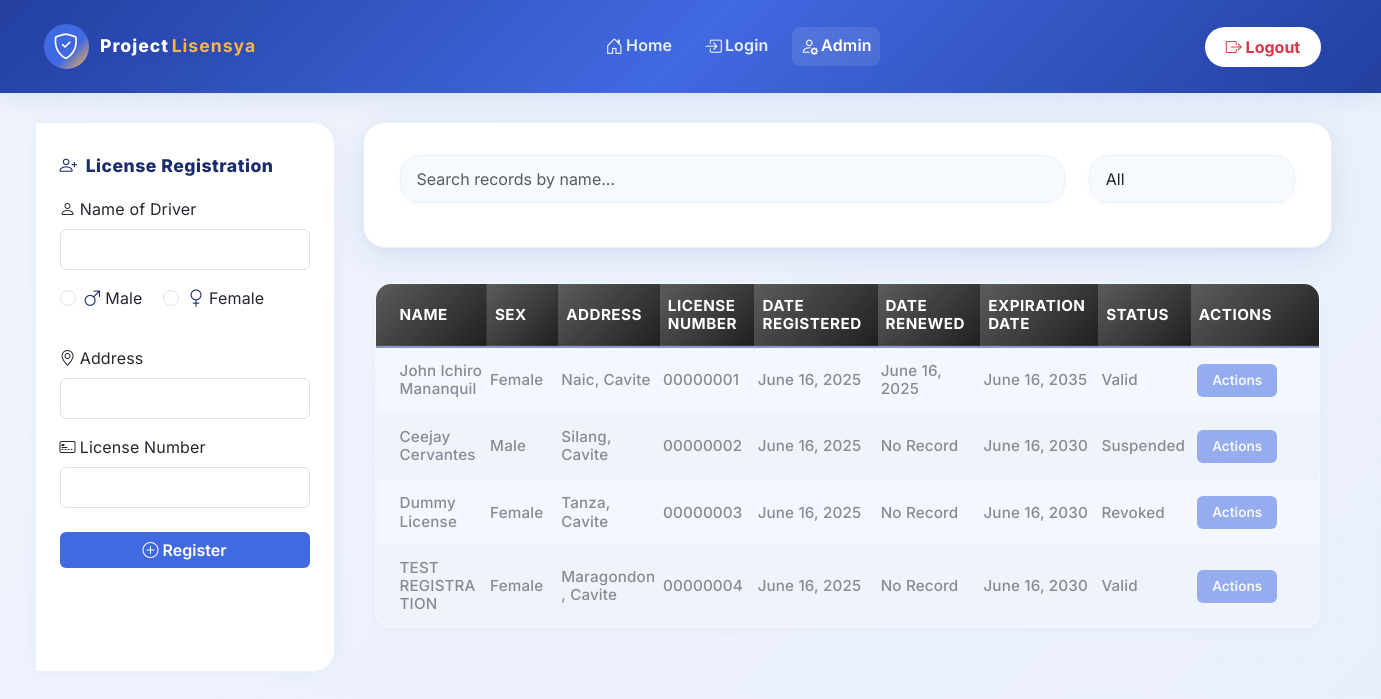
Before: /admin-db.php (signed in) with the older database file.
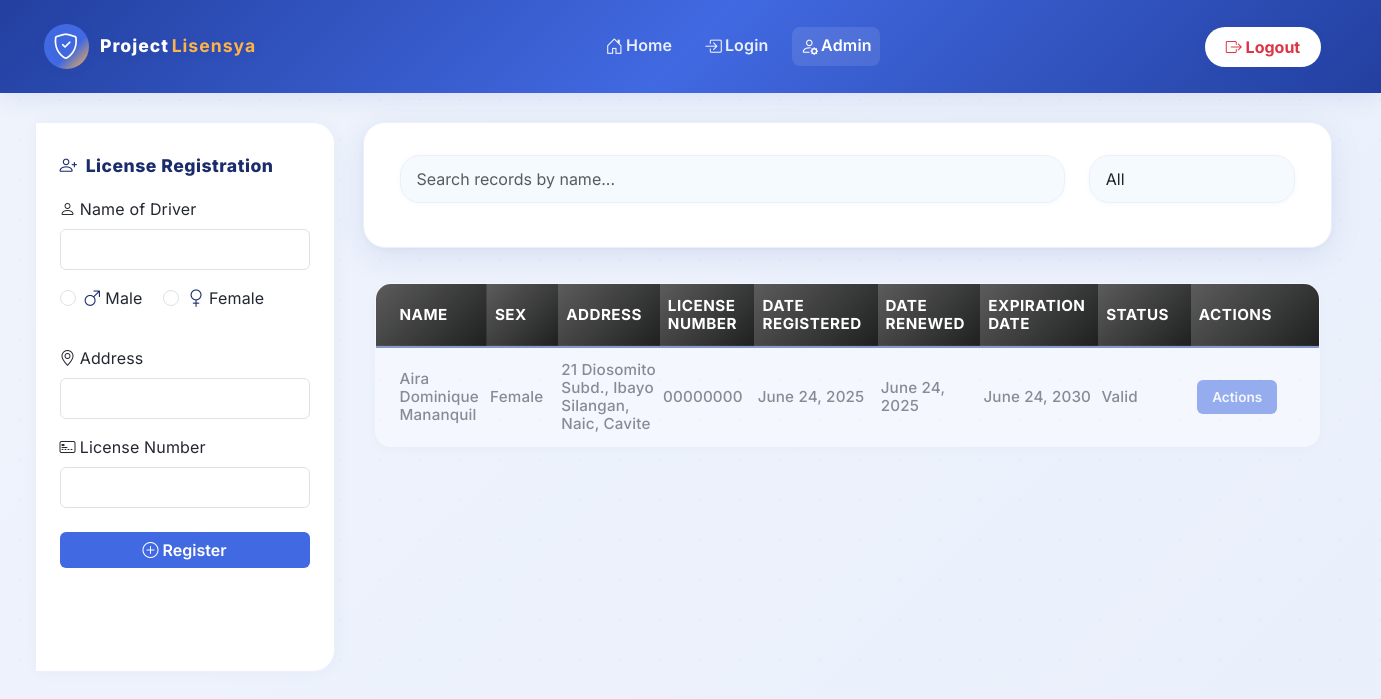
After: the same page with the newer database file.
### tables this page shows
CREATE TABLE `tblicense` (
  `serialNumber` int(11) NOT NULL,
  `name` varchar(100) NOT NULL,
  `sex` enum('Male','Female') NOT NULL,
  `address` varchar(100) NOT NULL,
  `licenseNumber` varchar(8) NOT NULL,
  `dateRegistered` date NOT NULL DEFAULT current_timestamp(),
  `dateRenewed` date DEFAULT NULL,
  `expirationDate` date NOT NULL,
  `status` enum('Valid','Expired','Suspended','Revoked') NOT NULL DEFAULT 'Valid'
);

### _functions.php (the view, shortened to what this page needs)
<?php
function connect() {
    $conn = new mysqli('localhost','root','','dcit55_project');
    return $conn;
}
function viewAllLicense() {
    $conn = connect();
    $sql =
        "SELECT *
        FROM tblicense";
    $rs = $conn->query($sql);
    if ($rs->num_rows === 0) {
        echo "
            <tr>
                <td colspan='8' style='text-align: center;'><i>no registered license</td>
            </tr>
        ";
    } else {
        while ($row = $rs->fetch_assoc()) {
            echo "
                <tr>
                    <td>" . $row['name'] . "</td>
                    <td>" . $row['sex'] . "</td>
                    <td>" . $row['address'] . "</td>
                    <td>" . $row['licenseNumber'] . "</td>
                    <td>" . date_format(date_create($row['dateRegistered']),"F j, Y") . "</td>
                    <td>" . ($row['dateRenewed'] == null ? 'No Record' : date_format(date_create($row['dateRenewed']),"F j, Y") ) . "</td>
                    <td>" . date_format(date_create($row['expirationDate']),"F j, Y") . "</td>
                    <td>" . $row['status'] . "</td>
                    <td>
                        <form method='get' action='license-actions.php'>
                            <input type='text' name='serial-number' value='" . $row['serialNumber'] . "' style='display:none;'>
                            <button class='btn btn-primary'>Actions</button>
                        </form>
                    </td>
                </tr>
            ";
        }
    }
}
?>

Changed rows visible on the page:
removed tblicense: name "John Ichiro Mananquil", sex "Female", address "Naic, Cavite", licenseNumber "00000001", dateRegistered "June 16, 2025", dateRenewed "June 16, 2025", expirationDate "June 16, 2035", status "Valid"
removed tblicense: name "Ceejay Cervantes", sex "Male", address "Silang, Cavite", licenseNumber "00000002", dateRegistered "June 16, 2025", shows "No Record", expirationDate "June 16, 2030", status "Suspended"
removed tblicense: name "Dummy License", sex "Female", address "Tanza, Cavite", licenseNumber "00000003", dateRegistered "June 16, 2025", shows "No Record", expirationDate "June 16, 2030", status "Revoked"
removed tblicense: name "TEST REGISTRATION", sex "Female", address "Maragondon, Cavite", licenseNumber "00000004", dateRegistered "June 16, 2025", shows "No Record", expirationDate "June 16, 2030", status "Valid"
added tblicense: name "Aira Dominique Mananquil", sex "Female", address "21 Diosomito Subd., Ibayo Silangan, Naic, Cavite", licenseNumber "00000000", dateRegistered "June 24, 2025", dateRenewed "June 24, 2025", expirationDate "June 24, 2030", status "Valid"
